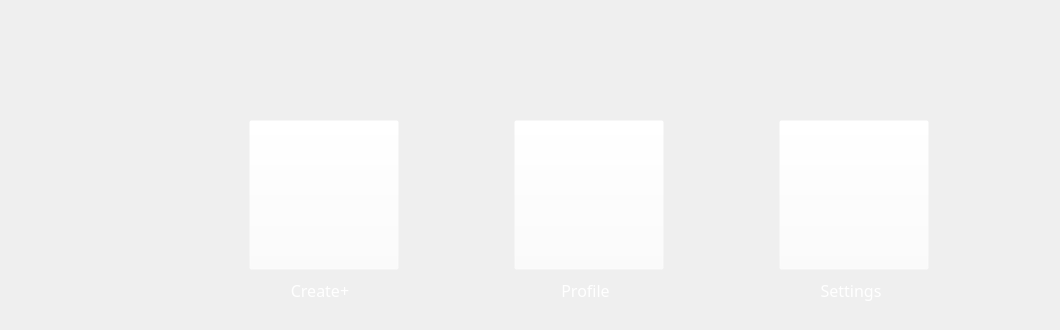
       <widget class="QWidget" name="homePage">
        <widget class="QFrame" name="buttonFrame">
         <property name="geometry">
          <rect>
           <x>130</x>
           <y>110</y>
           <width>921</width>
           <height>170</height>
          </rect>
         </property>
         <property name="sizePolicy">
          <sizepolicy hsizetype="MinimumExpanding" vsizetype="MinimumExpanding">
           <horstretch>0</horstretch>
           <verstretch>0</verstretch>
          </sizepolicy>
         </property>
         <property name="styleSheet">
          <string notr="true">QFrame{
	background-color: rgba(255, 255, 255, 0);
}</string>
         </property>
         <property name="frameShape">
          <enum>QFrame::StyledPanel</enum>
         </property>
         <property name="frameShadow">
          <enum>QFrame::Raised</enum>
         </property>
         <layout class="QHBoxLayout" name="horizontalLayout_3">
          <item>
           <widget class="QPushButton" name="createButton">
            <property name="minimumSize">
             <size>
              <width>150</width>
              <height>150</height>
             </size>
            </property>
            <property name="maximumSize">
             <size>
              <width>150</width>
              <height>150</height>
             </size>
            </property>
            <property name="cursor">
             <cursorShape>PointingHandCursor</cursorShape>
            </property>
            <property name="styleSheet">
             <string notr="true">QPushButton{
	image: url(:/icons/Media/icons/create.png);
	background-color: rgba(255, 255, 255, 0);
}

QPushButton:hover{
	image: url(:/icons/Media/icons/create.png);
	background-color: rgba(255, 255, 255, 0.4);
	border-style: none;
	border-radius: 40px;
}</string>
            </property>
            <property name="text">
             <string/>
            </property>
           </widget>
          </item>
          <item>
           <widget class="QPushButton" name="profileButton">
            <property name="minimumSize">
             <size>
              <width>150</width>
              <height>150</height>
             </size>
            </property>
            <property name="maximumSize">
             <size>
              <width>150</width>
              <height>150</height>
             </size>
            </property>
            <property name="cursor">
             <cursorShape>PointingHandCursor</cursorShape>
            </property>
            <property name="styleSheet">
             <string notr="true">QPushButton{
	image: url(:/icons/Media/icons/profile.png);
	background-color: rgba(255, 255, 255, 0);
}

QPushButton:hover{
	image: url(:/icons/Media/icons/profile.png);
	background-color: rgba(255, 255, 255, 0.4);
	border-style: none;
	border-radius: 40px;
}
</string>
            </property>
            <property name="text">
             <string/>
            </property>
           </widget>
          </item>
          <item>
           <widget class="QPushButton" name="settingsButton">
            <property name="minimumSize">
             <size>
              <width>150</width>
              <height>150</height>
             </size>
            </property>
            <property name="maximumSize">
             <size>
              <width>150</width>
              <height>150</height>
             </size>
            </property>
            <property name="cursor">
             <cursorShape>PointingHandCursor</cursorShape>
            </property>
            <property name="styleSheet">
             <string notr="true">QPushButton{
	image: url(:/icons/Media/icons/settings.png);
	background-color: rgba(255, 255, 255, 0);
}

QPushButton:hover{
	image: url(:/icons/Media/icons/settings.png);
	background-color: rgba(255, 255, 255, 0.4);
	border-style: none;
	border-radius: 40px;
}
</string>
            </property>
            <property name="text">
             <string/>
            </property>
           </widget>
          </item>
         </layout>
        </widget>
        <widget class="QFrame" name="frame">
         <property name="geometry">
          <rect>
           <x>180</x>
           <y>260</y>
           <width>811</width>
           <height>61</height>
          </rect>
         </property>
         <property name="styleSheet">
          <string notr="true">background-color: rgba(255, 255, 255, 0);</string>
         </property>
         <property name="frameShape">
          <enum>QFrame::StyledPanel</enum>
         </property>
         <property name="frameShadow">
          <enum>QFrame::Raised</enum>
         </property>
         <layout class="QHBoxLayout" name="horizontalLayout_2">
          <item>
           <widget class="QLabel" name="createLabel">
            <property name="font">
             <font>
              <family>Humnst777 BlkCn BT</family>
              <pointsize>12</pointsize>
             </font>
            </property>
            <property name="styleSheet">
             <string notr="true">QLabel{
	color: white;
	background-color: rgba(255, 255, 255, 0);
}</string>
            </property>
            <property name="text">
             <string>Create+</string>
            </property>
            <property name="alignment">
             <set>Qt::AlignCenter</set>
            </property>
           </widget>
          </item>
          <item>
           <widget class="QLabel" name="profileLabel">
            <property name="font">
             <font>
              <family>Humnst777 BlkCn BT</family>
              <pointsize>12</pointsize>
             </font>
            </property>
            <property name="styleSheet">
             <string notr="true">QLabel{
	color: white;
	background-color: rgba(255, 255, 255, 0);
}</string>
            </property>
            <property name="text">
             <string>Profile</string>
            </property>
            <property name="alignment">
             <set>Qt::AlignCenter</set>
            </property>
           </widget>
          </item>
          <item>
           <widget class="QLabel" name="settingsLabel">
            <property name="font">
             <font>
              <family>Humnst777 BlkCn BT</family>
              <pointsize>12</pointsize>
             </font>
            </property>
            <property name="styleSheet">
             <string notr="true">QLabel{
	color: white;
	background-color: rgba(255, 255, 255, 0);
}</string>
            </property>
            <property name="text">
             <string>Settings</string>
            </property>
            <property name="alignment">
             <set>Qt::AlignCenter</set>
            </property>
           </widget>
          </item>
         </layout>
        </widget>
       </widget>
